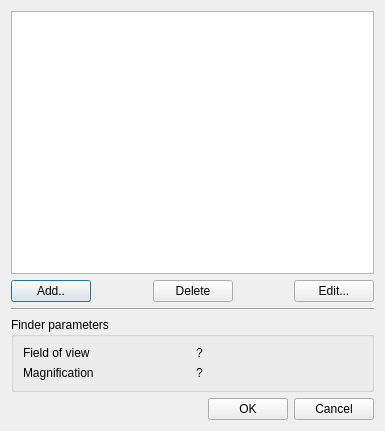
<?xml version="1.0" encoding="UTF-8"?>
<ui version="4.0">
 <class>CInsertFinder</class>
 <widget class="QDialog" name="CInsertFinder">
  <property name="geometry">
   <rect>
    <x>0</x>
    <y>0</y>
    <width>385</width>
    <height>431</height>
   </rect>
  </property>
  <property name="windowTitle">
   <string>Draw finderscope view</string>
  </property>
  <layout class="QVBoxLayout" name="verticalLayout_2">
   <item>
    <layout class="QVBoxLayout" name="verticalLayout">
     <item>
      <widget class="CSimpleList" name="listWidget"/>
     </item>
     <item>
      <layout class="QHBoxLayout" name="horizontalLayout_3">
       <item>
        <widget class="QPushButton" name="pushButton_3">
         <property name="text">
          <string>Add..</string>
         </property>
        </widget>
       </item>
       <item>
        <spacer name="horizontalSpacer_2">
         <property name="orientation">
          <enum>Qt::Horizontal</enum>
         </property>
         <property name="sizeHint" stdset="0">
          <size>
           <width>40</width>
           <height>20</height>
          </size>
         </property>
        </spacer>
       </item>
       <item>
        <widget class="QPushButton" name="pushButton_4">
         <property name="text">
          <string>Delete</string>
         </property>
        </widget>
       </item>
       <item>
        <spacer name="horizontalSpacer_3">
         <property name="orientation">
          <enum>Qt::Horizontal</enum>
         </property>
         <property name="sizeHint" stdset="0">
          <size>
           <width>40</width>
           <height>20</height>
          </size>
         </property>
        </spacer>
       </item>
       <item>
        <widget class="QPushButton" name="pushButton_5">
         <property name="text">
          <string>Edit...</string>
         </property>
        </widget>
       </item>
      </layout>
     </item>
    </layout>
   </item>
   <item>
    <widget class="Line" name="line">
     <property name="orientation">
      <enum>Qt::Horizontal</enum>
     </property>
    </widget>
   </item>
   <item>
    <layout class="QVBoxLayout" name="verticalLayout_3">
     <item>
      <widget class="QGroupBox" name="groupBox">
       <property name="title">
        <string>Finder parameters</string>
       </property>
       <layout class="QVBoxLayout" name="verticalLayout_4">
        <item>
         <layout class="QGridLayout" name="gridLayout">
          <item row="0" column="0">
           <widget class="QLabel" name="label">
            <property name="text">
             <string>Field of view</string>
            </property>
           </widget>
          </item>
          <item row="0" column="1">
           <widget class="QLabel" name="label_p1">
            <property name="text">
             <string>?</string>
            </property>
           </widget>
          </item>
          <item row="1" column="0">
           <widget class="QLabel" name="label_3">
            <property name="text">
             <string>Magnification</string>
            </property>
           </widget>
          </item>
          <item row="1" column="1">
           <widget class="QLabel" name="label_p2">
            <property name="text">
             <string>?</string>
            </property>
           </widget>
          </item>
         </layout>
        </item>
       </layout>
      </widget>
     </item>
    </layout>
   </item>
   <item>
    <layout class="QHBoxLayout" name="horizontalLayout">
     <item>
      <spacer name="horizontalSpacer">
       <property name="orientation">
        <enum>Qt::Horizontal</enum>
       </property>
       <property name="sizeHint" stdset="0">
        <size>
         <width>40</width>
         <height>20</height>
        </size>
       </property>
      </spacer>
     </item>
     <item>
      <widget class="QPushButton" name="pushButton_2">
       <property name="text">
        <string>OK</string>
       </property>
      </widget>
     </item>
     <item>
      <widget class="QPushButton" name="pushButton">
       <property name="text">
        <string>Cancel</string>
       </property>
      </widget>
     </item>
    </layout>
   </item>
  </layout>
 </widget>
 <customwidgets>
  <customwidget>
   <class>CSimpleList</class>
   <extends>QListWidget</extends>
   <header>csimplelist.h</header>
  </customwidget>
 </customwidgets>
 <resources/>
 <connections/>
</ui>
